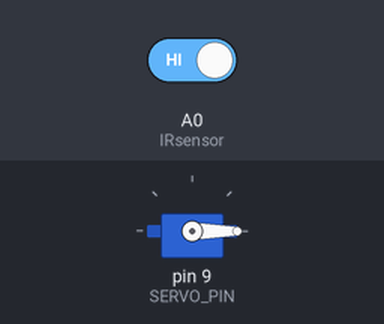
Simulated run of this sketch. Board: Arduino Uno, built with avr-gcc and run on an emulated ATmega328P. Parts: servo. The test bench sets the inputs (shaded band); at power-on: A0 (IRsensor) HIGH.

Above: at 1.2 s.
1.3 s: A0 (IRsensor) driven LOW
At 2.5 s:
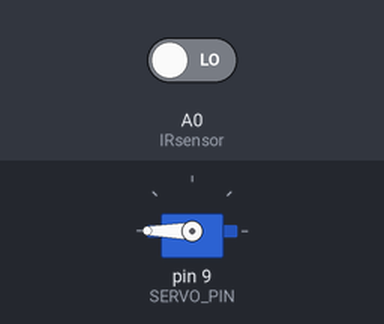
2.8 s: A0 (IRsensor) driven HIGH
At 3.8 s:
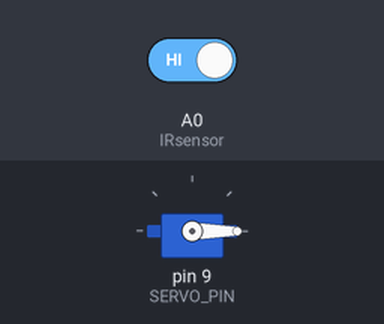
Timing chart, 0 to 5.8 s (numbered marks = the images above; inputs shaded):
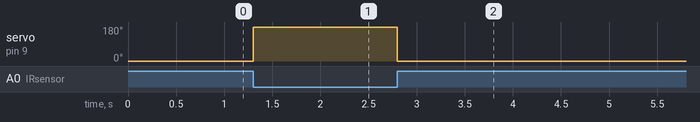

Measured:
- after the input at 1.3 s, servo on pin 9 (SERVO_PIN): 0° → 180° at once
- after the input at 2.8 s, servo on pin 9 (SERVO_PIN): 180° → 0° at once

The sketch:

06_IR_servo.ino
```cpp
/**
   적외선 송수신 센서와 서보모터를 함께 응용한 예제
   적외선 센서로부터 물체가 감지되면, 서보모터가 움직이고
   물체가 감지되지 않으면 서보모터가 원상태로 돌아오는 동작을 수행
*/

#include <Servo.h>
#define IRsensor A0                          // 적외선 수신 센서를 연결한 핀
#define SERVO_PIN 9                          // 서보모터와 연결된 보드의 핀 정의

Servo servo;                                 // 서보모터 객체를 생성

void setup() {
  Serial.begin(9600);
  pinMode(IRsensor, INPUT);               // 센서값을 입력으로 설정
  servo.attach(SERVO_PIN);                // 서보모터를 아두이노와 연결
  servo.write(0);                         // 최초 서보모터 각도는 0도
}

void loop() {
  if (digitalRead(IRsensor) == LOW) {
    servo.write(180);
    delay(30);
  }
  else
  servo.write(0);
}
```
